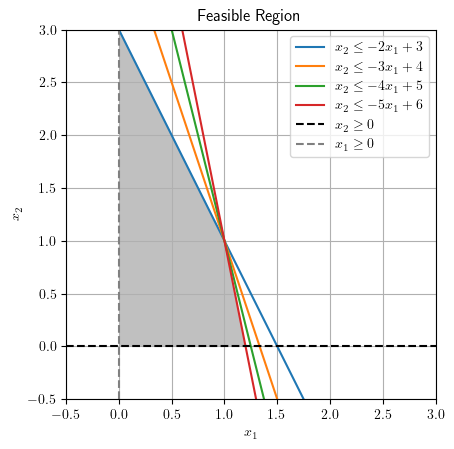

Python code for this plot:
import numpy as np
import matplotlib.pyplot as plt

plt.rcParams['text.usetex'] = True

plt.title('Feasible Region')
plt.xlabel('$x_1$')
plt.ylabel('$x_2$')

x_min, x_max = (-.5, 3)
y_min, y_max = (-.5, 3)

sample_size = 300

xx1, xx2 = np.meshgrid(
    np.linspace(x_min, x_max, sample_size),
    np.linspace(y_min, y_max, sample_size),
)

x1_min = 0
x2_min = 0

a0 = np.ones(xx1.shape) * x1_min
a1 = np.ones(xx1.shape) * x2_min

a2 = -2 * xx1 + 3
a3 = -3 * xx1 + 4
a4 = -4 * xx1 + 5
a5 = -5 * xx1 + 6

plt.imshow(
    (
            (xx1 >= a0)
            & (xx2 >= a1)
            & (xx2 <= a2)
            & (xx2 <= a3)
            & (xx2 <= a4)
            & (xx2 <= a5)
    ).astype(int),
    extent=(x_min, x_max, y_min, y_max),
    origin='lower',
    cmap='Greys',
    alpha=0.25
)

plt.plot(xx1[0, :], a2[0, :], label=r'$x_2 \le -2x_1 + 3$')
plt.plot(xx1[0, :], a3[0, :], label=r'$x_2 \le -3x_1 + 4$')
plt.plot(xx1[0, :], a4[0, :], label=r'$x_2 \le -4x_1 + 5$')
plt.plot(xx1[0, :], a5[0, :], label=r'$x_2 \le -5x_1 + 6$')

plt.plot(xx1[0, :], a1[0, :], 'k--', label=r'$x_2 \ge {}$'.format(x2_min))
plt.axvline(x=x1_min, label=r'$x_1 \ge {}$'.format(x1_min), color='gray', linestyle='dashed')

plt.legend(loc='upper right')
plt.xlim((x_min, x_max))
plt.ylim((y_min, y_max))
plt.grid(True)

plt.savefig('problem_6i.png', bbox_inches='tight')
